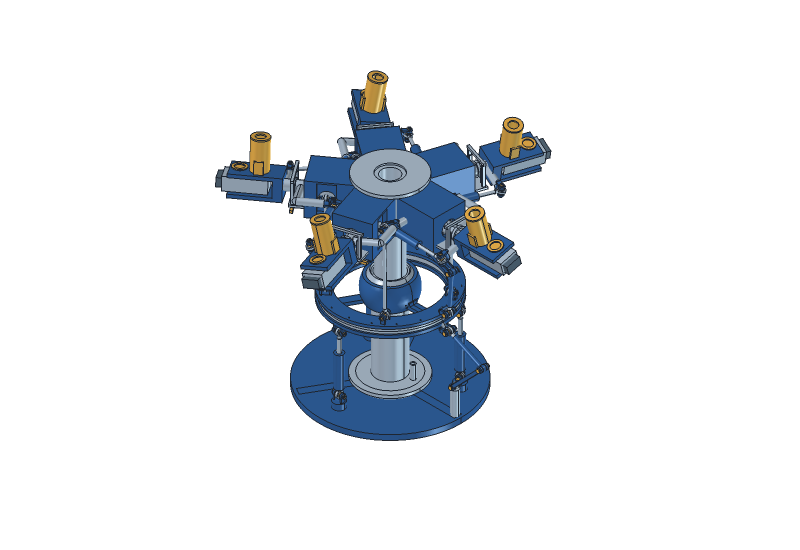
#> input picture results/C2/images/motion-00.png, 1600 x 1100 px (shown at 1/2 size); its folder holds 4 pictures in this run
$ python make_motion_gif.py
#> lines starting #> are read from the running program, lines starting #| are printed output that depends on the picture
"""Combine the twelve FreeCAD-rendered frames; requires Pillow only."""
from pathlib import Path
from PIL import Image,ImageDraw,ImageFont
root=Path(__file__).resolve().parents[1]
frames=[]
for i in range(12):
    frame=Image.open(root/'images'/f'motion-{i:02d}.png').convert('RGB')
#> frame is the input picture: PIL image 1600x1100 RGB; mean R, G, B 230.8, 234.1, 237.8
    frame.thumbnail((960,660),Image.Resampling.LANCZOS)
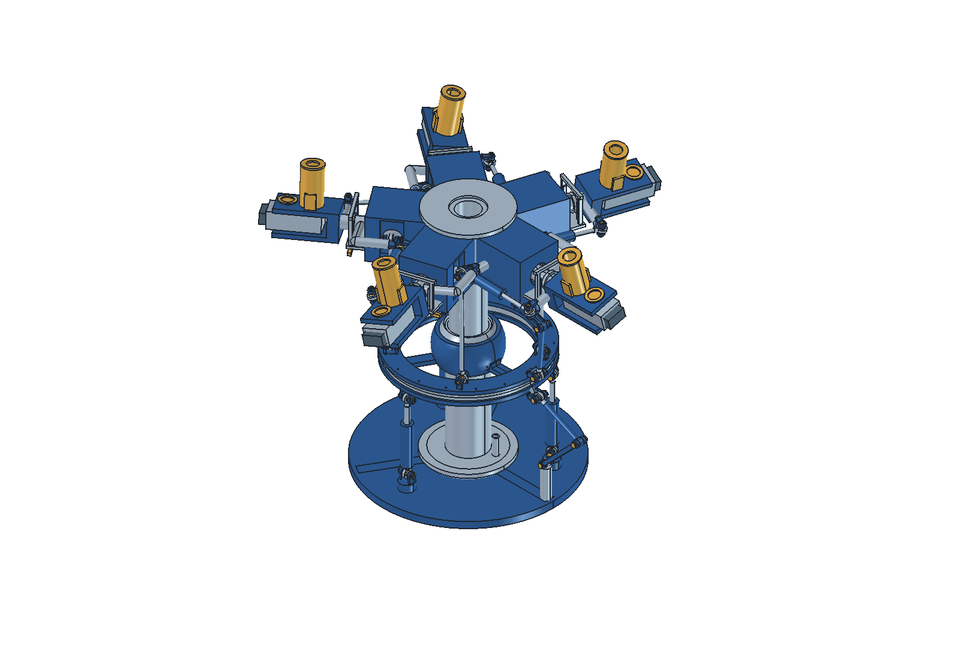
#> frame: PIL image 960x660 RGB; mean R, G, B 230.7, 234, 237.8
    page=Image.new('RGB',(960,700),'white');page.paste(frame,(0,0))
#> after `page = Image.new('RGB', (960, 700), 'white')`: page: PIL image 960x700 RGB; every value is 255
#> after `page.paste(frame, (0, 0))`:
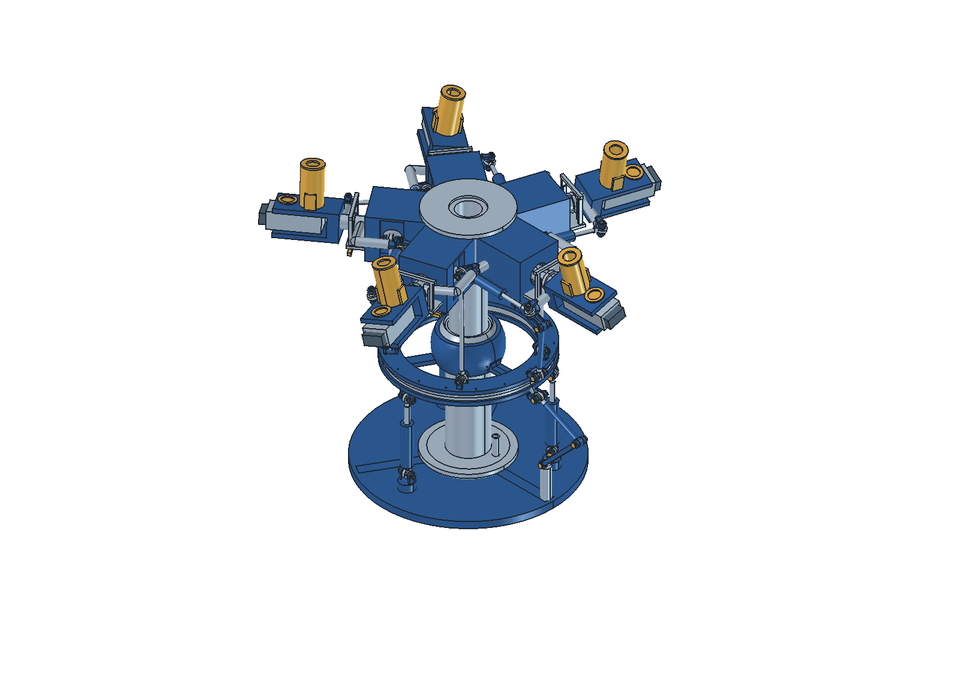
#> page: PIL image 960x700 RGB; mean R, G, B 232.1, 235.2, 238.8
    draw=ImageDraw.Draw(page)
    draw.text((18,674),f'C2 | cyclic 3 deg | mast {i*30:03d} deg | solved CAD positions, slow display',fill=(30,50,70))
    frames.append(page)
#> pass 2 of the loop `for i in range(12):`:
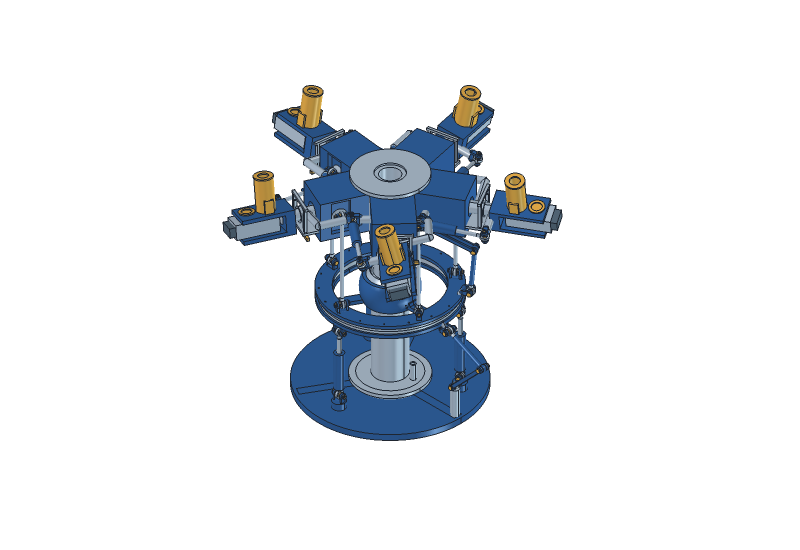
#> input picture results/C2/images/motion-01.png, 1600 x 1100 px (shown at 1/2 size)
#> frame is the input picture: PIL image 1600x1100 RGB; mean R, G, B 230.5, 233.8, 237.7
#> `frame.thumbnail((960,660),Image.Resampling.LANCZOS)`:
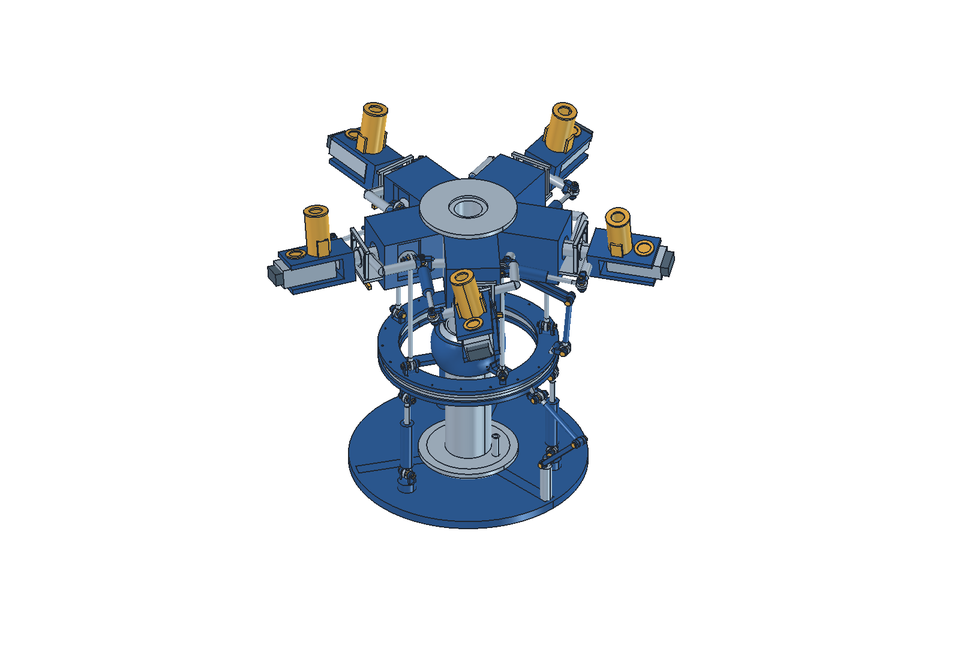
#> frame: PIL image 960x660 RGB; mean R, G, B 230.4, 233.8, 237.6
#> `page.paste(frame, (0, 0))`:
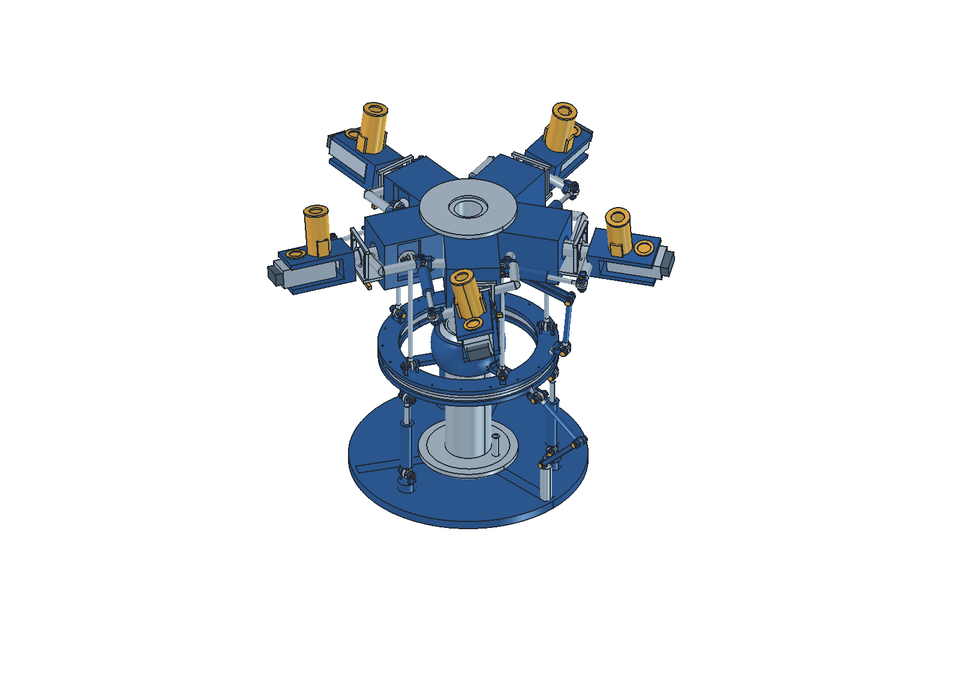
#> page: PIL image 960x700 RGB; mean R, G, B 231.8, 235, 238.6
#> pass 3 of the loop `for i in range(12):`:
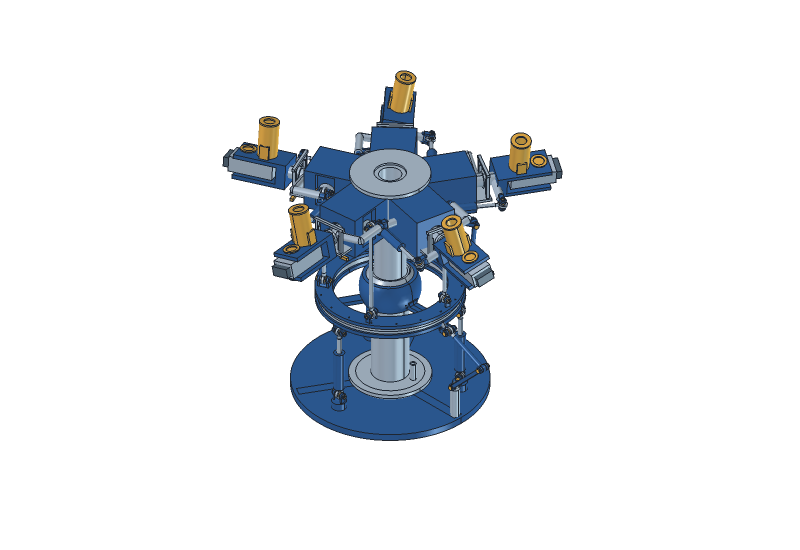
#> input picture results/C2/images/motion-02.png, 1600 x 1100 px (shown at 1/2 size)
#> frame is the input picture: PIL image 1600x1100 RGB; mean R, G, B 230.6, 233.9, 237.7
#> `frame.thumbnail((960,660),Image.Resampling.LANCZOS)`:
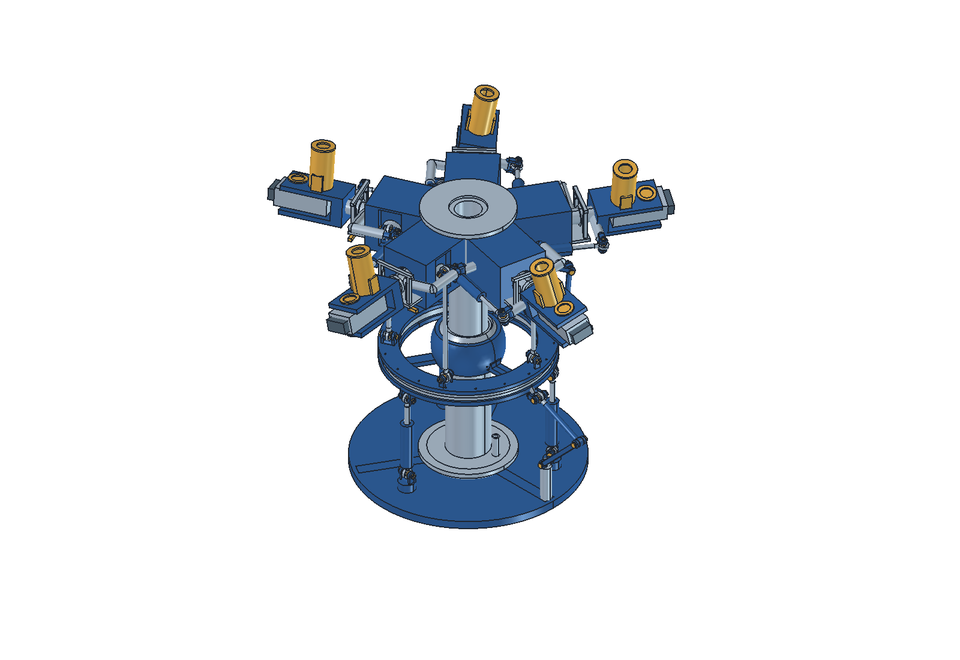
#> frame: PIL image 960x660 RGB; mean R, G, B 230.5, 233.9, 237.7
#> `page.paste(frame, (0, 0))`:
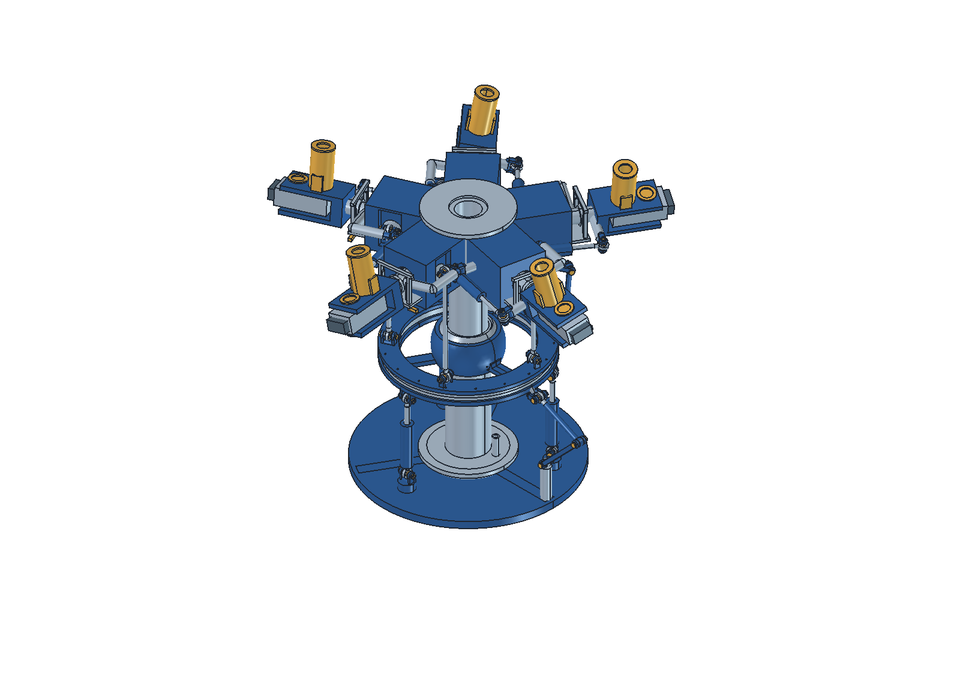
#> page: PIL image 960x700 RGB; mean R, G, B 231.9, 235.1, 238.7
#> (the run stopped early here; a loop or call above may not have finished)
